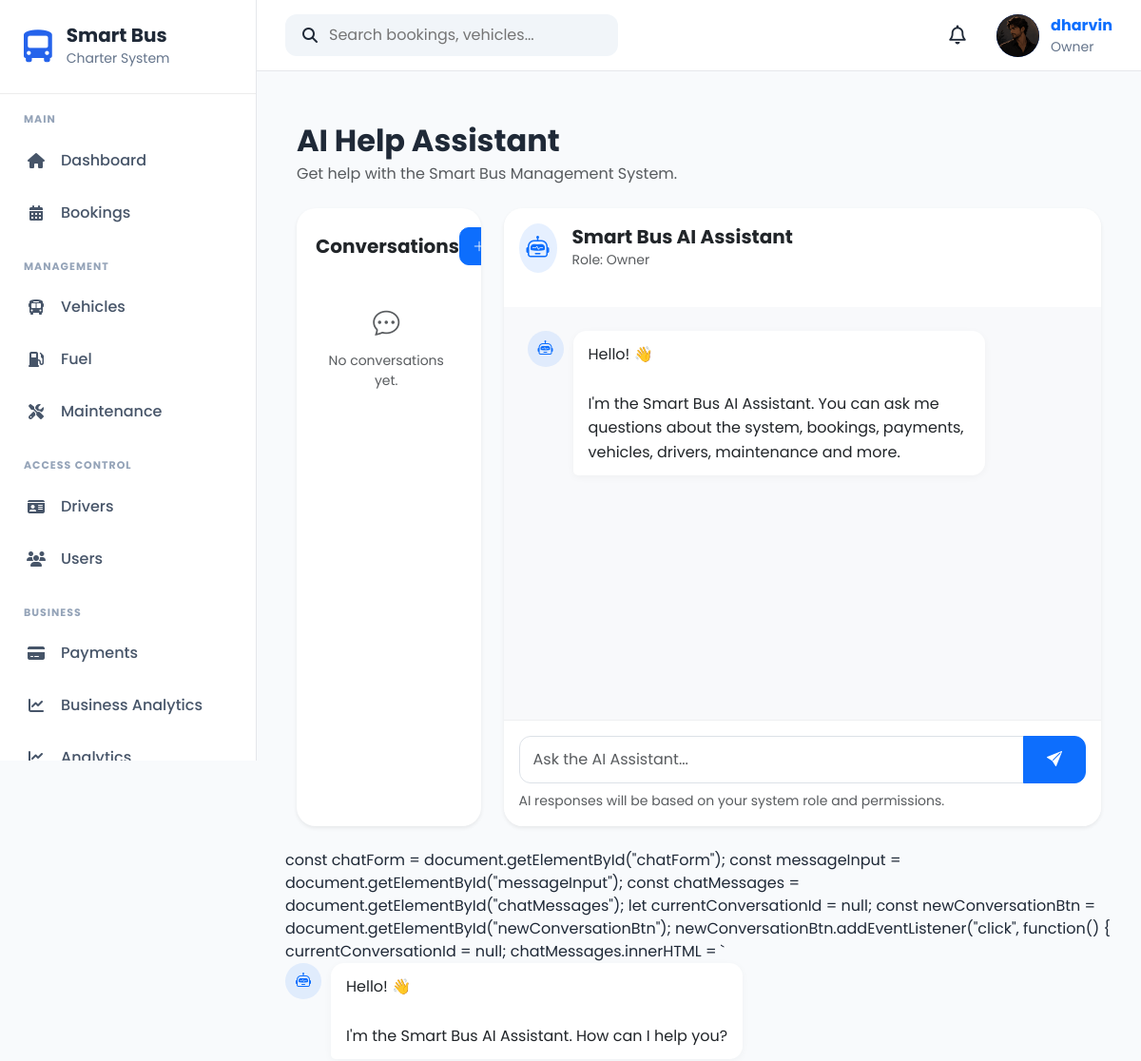
Page /help/ (signed in, upper part) on the earlier database version.
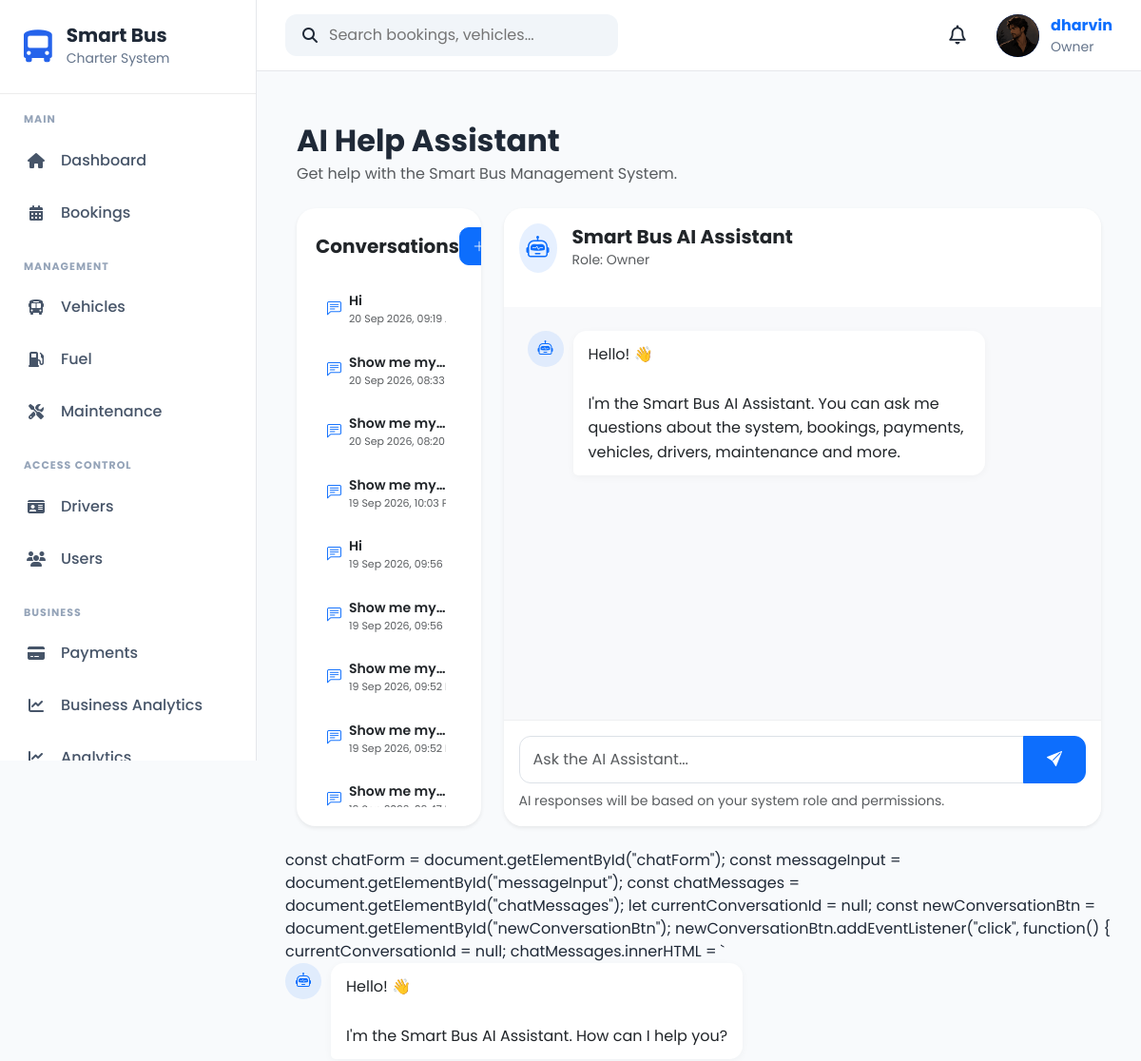
Same page on the later database version.
### apps/accounts/models.py (models this page shows, shortened)
class UserProfile(models.Model):
    OWNER = "Owner"
    ADMIN = "Admin"
    DRIVER = "Driver"
    CUSTOMER = "Customer"
    ROLE_CHOICES = [
        (OWNER, "Owner"),
        (ADMIN, "Admin"),
        (DRIVER, "Driver"),
        (CUSTOMER, "Customer"),
    ]
    GENDER_CHOICES = [
        ("Male", "Male"),
        ("Female", "Female"),
        ("Other", "Other"),
    ]
    user = models.OneToOneField(
        User,
        on_delete=models.CASCADE,
        related_name="profile"
    )
    role = models.CharField(
        max_length=20,
        choices=ROLE_CHOICES,
        default=CUSTOMER
    )
    phone = models.CharField(
        max_length=20,
        blank=True
    )
    address = models.TextField(
        blank=True
    )
    city = models.CharField(
        max_length=100,
        blank=True
    )
    state = models.CharField(
        max_length=100,
        blank=True
    )
    postcode = models.CharField(
        max_length=20,
        blank=True
    )
    country = models.CharField(
        max_length=100,
        default="Malaysia"
    )
    gender = models.CharField(
        max_length=10,
        choices=GENDER_CHOICES,
        blank=True
    )
    profile_picture = models.ImageField(
        upload_to="profile_pictures/",
        blank=True,
        null=True
    )
    must_change_password = models.BooleanField(default=False)
    created_at = models.DateTimeField(
        auto_now_add=True
    )
    updated_at = models.DateTimeField(
        auto_now=True
    )

### apps/helpdesk/models.py (models this page shows, shortened)
class Conversation(models.Model):
    user = models.ForeignKey(
        User,
        on_delete=models.CASCADE,
        related_name="help_conversations"
    )
    title = models.CharField(
        max_length=200,
        blank=True
    )
    started_at = models.DateTimeField(
        auto_now_add=True
    )
    updated_at = models.DateTimeField(
        auto_now=True
    )
    is_active = models.BooleanField(
        default=True
    )
    class Meta:
        ordering = ["-updated_at"]

### apps/helpdesk/views.py (the view)
# urls.py: path("", views.help_home, name="home"),
@login_required
def help_home(request):
    profile = getattr(request.user, "profile", None)
    role = profile.role if profile else "Customer"
    conversations = Conversation.objects.filter(
        user=request.user
    ).order_by("-updated_at")
    return render(
        request,
        "helpdesk/help_home.html",
        {
            "role": role,
            "conversations": conversations,
        }
    )

### templates/helpdesk/help_home.html (shortened to what this page needs)
{% extends "layouts/base.html" %}
{% block content %}
<div class="container-fluid py-4">
    <div class="mb-4">
        <h2 class="fw-bold mb-1">
            AI Help Assistant
        </h2>
        <p class="text-muted mb-0">
            Get help with the Smart Bus Management System.
        </p>
    </div>
    <div class="row g-4">
        <div class="col-lg-3">
            <div class="card border-0 shadow-sm conversation-card">
                <div class="card-body">
                    <div class="d-flex justify-content-between align-items-center mb-3">
                        <h5 class="fw-bold mb-0">
                            Conversations
                        </h5>
                        <button
                            type="button"
                            class="btn btn-sm btn-primary"
                            id="newConversationBtn"
                        >
                            <i class="bi bi-plus-lg"></i>
                        </button>
                    </div>
                    <div id="conversationList">
                        {% if conversations %}
                            {% for conversation in conversations %}
                                <div
                                    class="conversation-item"
                                    data-conversation-id="{{ conversation.id }}"
                                >
                                    <div class="d-flex align-items-center">
                                        <i class="bi bi-chat-left-text me-2 text-primary"></i>
                                        <div class="text-truncate">
                                            <div class="fw-semibold small text-truncate">
                                                {{ conversation.title|default:"New Conversation" }}
                                            </div>
                                            <div class="text-muted" style="font-size: 11px;">
                                                {{ conversation.updated_at|date:"d M Y, h:i A" }}
                                            </div>
                                        </div>
                                    </div>
                                </div>
                            {% endfor %}
                        {% else %}
                            <div class="text-center text-muted py-4">
                                <i class="bi bi-chat-dots fs-3"></i>
                                <p class="small mt-2 mb-0">
                                    No conversations yet.
                                </p>
                            </div>
                        {% endif %}
                    </div>
                </div>
            </div>
        </div>
        <div class="col-lg-9">
            <div class="card border-0 shadow-sm chat-card">
                <div class="card-header bg-white border-0 py-3">
                    <div class="d-flex align-items-center">
                        <div class="bg-primary bg-opacity-10 rounded-circle p-2 me-3">
                            <i class="bi bi-robot text-primary fs-4"></i>
                        </div>
                        <div>
                            <h5 class="fw-bold mb-0">
                                Smart Bus AI Assistant
                            </h5>
                            <small class="text-muted">
                                Role: {{ role }}
                            </small>
                        </div>
                    </div>
                </div>
                <div
                    class="card-body chat-messages"
                    id="chatMessages"
                >
                    <div class="assistant-message">
                        <div class="message-avatar">
                            <i class="bi bi-robot"></i>
                        </div>
                        <div class="message-content">
                            <div class="message-bubble">
                                Hello! 👋
                                <br><br>
                                I'm the Smart Bus AI Assistant.
                                You can ask me questions about the system,
                                bookings, payments, vehicles, drivers,
                                maintenance and more.
                            </div>
                        </div>
                    </div>
                </div>
                <div class="card-footer bg-white border-0 p-3">
                    <form id="chatForm">
                        <div class="input-group">
                            <textarea
                                id="messageInput"
                                class="form-control"
                                rows="1"
                                placeholder="Ask the AI Assistant..."
                                style="resize: none;"
                            ></textarea>
                            <button
                                type="submit"
                                class="btn btn-primary px-4"
                                id="sendButton"
                            >
                                <i class="bi bi-send-fill"></i>
                            </button>
                        </div>
                        <div class="text-muted small mt-2">
                            AI responses will be based on your system role and permissions.
                        </div>
                    </form>
                </div>
            </div>
        </div>
    </div>
</div>
const chatForm = document.getElementById("chatForm");
const messageInput = document.getElementById("messageInput");
const chatMessages = document.getElementById("chatMessages");
let currentConversationId = null;
const newConversationBtn =
    document.getElementById("newConversationBtn");
newConversationBtn.addEventListener("click", function() {
    currentConversationId = null;
    chatMessages.innerHTML = `
        <div class="assistant-message">
            <div class="message-avatar">
                <i class="bi bi-robot"></i>
            </div>
            <div class="message-content">
                <div class="message-bubble">
                    Hello! 👋
                    <br><br>
                    I'm the Smart Bus AI Assistant.
                    How can I help you?
                </div>
            </div>
        </div>
{% endblock %}

### templates/layouts/base.html (shortened to what this page needs)
{% load static %}
<!DOCTYPE html>
<html lang="en">
<head>
    <link href="https://cdn.jsdelivr.net/npm/bootstrap@5.3.7/dist/css/bootstrap.min.css" rel="stylesheet">
    <link href="https://cdn.jsdelivr.net/npm/bootstrap-icons@1.13.1/font/bootstrap-icons.min.css" rel="stylesheet">
    <link rel="stylesheet"
          href="https://cdnjs.cloudflare.com/ajax/libs/font-awesome/6.7.2/css/all.min.css">
    <link rel="stylesheet" href="{% static 'css/base.css' %}">
    <link rel="stylesheet" href="{% static 'css/layout.css' %}">
    <link rel="stylesheet" href="{% static 'css/components.css' %}">
    <link rel="stylesheet" href="{% static 'css/crud.css' %}">
    <link rel="stylesheet" href="{% static 'css/responsive.css' %}">
    <link rel="stylesheet" href="{% static 'css/notifications.css' %}">
    <link rel="stylesheet" href="{% static 'css/profile.css' %}">
</head>
<body>
    <div class="app-container">
        {% include 'components/sidebar.html' %}
        <div class="main-content">
            {% include 'components/navbar.html' %}
            <main class="content-area">
                {% block content %}
                {% endblock %}
            </main>
        </div>
    </div>
</body>
</html>

### templates/components/sidebar.html (shortened to what this page needs)
<div class="sidebar">
    <div class="logo-section">
        <i class="fa-solid fa-bus-simple"></i>
        <div>
            <h4>Smart Bus</h4>
            <small>Charter System</small>
        </div>
    </div>
    <div class="menu-title">
        MAIN
    </div>
    <ul class="sidebar-menu">
        <li class="{% if request.resolver_match.url_name == 'dashboard' %}active{% endif %}">
            <a href="{% url 'dashboard' %}">
                <i class="fa-solid fa-house"></i>
                <span>Dashboard</span>
            </a>
        </li>
        <li class="{% if request.resolver_match.app_name == 'bookings' %}active{% endif %}">
            <a href="{% url 'bookings:booking_list' %}" class="nav-link">
                <i class="fa-solid fa-calendar-days"></i>
                <span>Bookings</span>
            </a>
        </li>
    </ul>
    {% if user_role == "Owner" or user_role == "Admin" %}
    <div class="menu-title">
        MANAGEMENT
    </div>
    <ul class="sidebar-menu">
        <li class="{% if request.resolver_match.app_name == 'vehicles' %}active{% endif %}">
            <a href="{% url 'vehicles:vehicle_list' %}" class="nav-link">
                <i class="fa-solid fa-bus"></i>
                <span>Vehicles</span>
            </a>
        </li>
        <li class="{% if request.resolver_match.app_name == 'fuel' %}active{% endif %}">
            <a href="{% url 'fuel:fuel_list' %}" class="nav-link">
                <i class="fa-solid fa-gas-pump"></i>
                <span>Fuel</span>
            </a>
        </li>
        <li class="{% if request.resolver_match.app_name == 'maintenance' %}active{% endif %}">
            <a href="{% url 'maintenance:maintenance_list' %}" class="nav-link">
                <i class="fa-solid fa-screwdriver-wrench"></i>
                <span>Maintenance</span>
            </a>
        </li>
    </ul>
    <div class="menu-title">
        ACCESS CONTROL
    </div>
    <ul class="sidebar-menu">
        <li class="{% if request.resolver_match.app_name == 'drivers' %}active{% endif %}">
            <a href="{% url 'drivers:driver_list' %}" class="nav-link">
                <i class="fa-solid fa-id-card"></i>
                <span>Drivers</span>
            </a>
        </li>
        <li class="{% if request.resolver_match.url_name == 'user_list' %}active{% endif %}">
            <a href="{% url 'accounts:user_list' %}" class="nav-link">
                <i class="fa-solid fa-users"></i>
                <span>Users</span>
            </a>
        </li>
    </ul>
    <div class="menu-title">
        BUSINESS
    </div>
    {% endif %}
    <ul class="sidebar-menu">
        <li class="{% if request.resolver_match.app_name == 'payments' %}active{% endif %}">
            <a href="{% url 'payments:payment_list' %}" class="nav-link">
                    <i class="fas fa-credit-card"></i>
             <span>Payments</span>
            </a>
        </li>
    {% if user_role == "Owner" or user_role == "Admin" %}
        <li class="{% if request.resolver_match.app_name == 'analytics' %}active{% endif %}">
            <a href="{% url 'analytics:dashboard' %}" class="nav-link">
                <i class="fa-solid fa-chart-line"></i>
            <span>Business Analytics</span>
            </a>
        </li>
        <li>
            <a href="#">
                <i class="fa-solid fa-chart-line"></i>
                <span>Analytics</span>
            </a>
        </li>
    </ul>
    {% endif %}
</div>

### templates/components/navbar.html (shortened to what this page needs)
{% load static %}
<nav class="navbar-custom">
    <div class="navbar-left">
        <div class="search-box">
            <i class="fa-solid fa-magnifying-glass"></i>
            <input
                type="text"
                placeholder="Search bookings, vehicles..."
            >
        </div>
    </div>
    <div class="navbar-right">
            <div class="notification-icon">
                <button
                    class="notification-btn"
                    id = "notificationBtn">
                    <i class="fa-regular fa-bell"></i>
                </button>
            </div>
        <a href="{% url 'accounts:profile' %}" class="profile-link">
            <div class="profile-menu">
                {% if request.user.profile.profile_picture %}
                    <img
                        src="{{ request.user.profile.profile_picture.url }}"
                        alt="Profile Picture"
                        class="profile-avatar profile-image"
                    >
                {% else %}
                    <div class="profile-avatar">
                        {{ request.user.username|first|upper }}
                    </div>
                {% endif %}
                <div class="profile-info">
                    <strong>{{ request.user.username }}</strong>
                    <small>
                        {{ request.user.profile.role|default:"User" }}
                    </small>
                </div>
            </div>
        </a>
    </div>
</nav>

Differences in the rows shown:
added Conversation: title "Hi", updated_at "20 Sep 2026, 09:1…"
added Conversation: title "Show me my…", updated_at "20 Sep 2026, 08:…"
added Conversation: title "Show me my…", updated_at "20 Sep 2026, 08:…"
added Conversation: title "Show me my…", updated_at "19 Sep 2026, 10:0…"
added Conversation: title "Hi", updated_at "19 Sep 2026, 09:5…"
added Conversation: title "Show me my…", updated_at "19 Sep 2026, 09:5…"
added Conversation: title "Show me my…", updated_at "19 Sep 2026, 09:5…"
added Conversation: title "Show me my…", updated_at "19 Sep 2026, 09:5…"
added Conversation: title "Show me my…"
Other differences:
text no longer shown: "No conversations yet."
